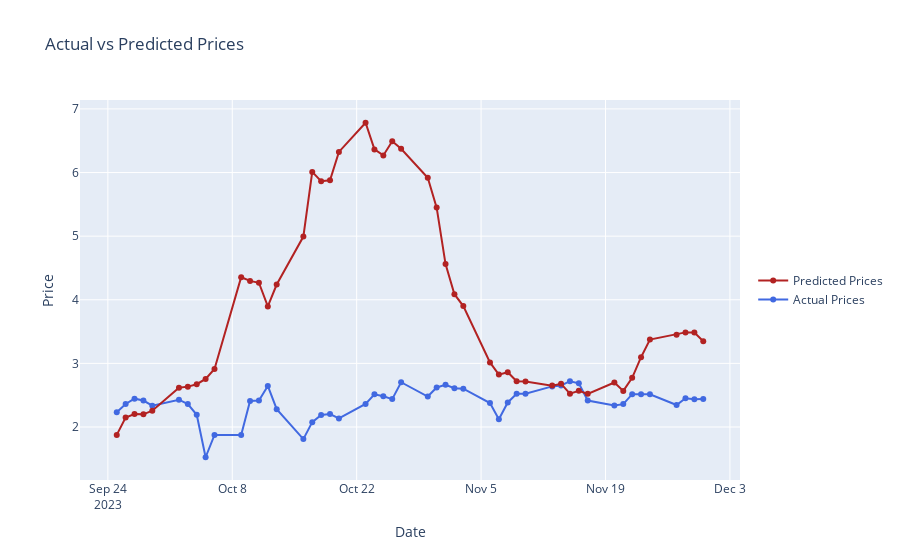

The cell this chart's notebook holds for it:
### Code cell
# Plotting
dates_for_plotting = test_data_2023_second_half.index[window_size:]

fig = go.Figure()
fig.add_trace(go.Scatter(x=dates_for_plotting, y=actuals,
                         mode='lines+markers',
                         name='Actual Prices',
                         line=dict(color='royalblue')))
fig.add_trace(go.Scatter(x=dates_for_plotting, y=predictions,
                         mode='lines+markers',
                         name='Predicted Prices',
                         line=dict(color='firebrick')))
fig.update_layout(title='Actual vs Predicted Prices',
                  xaxis_title='Date',
                  yaxis_title='Price',
                  legend=dict(y=0.5, traceorder='reversed', font_size=12))

fig.show()
